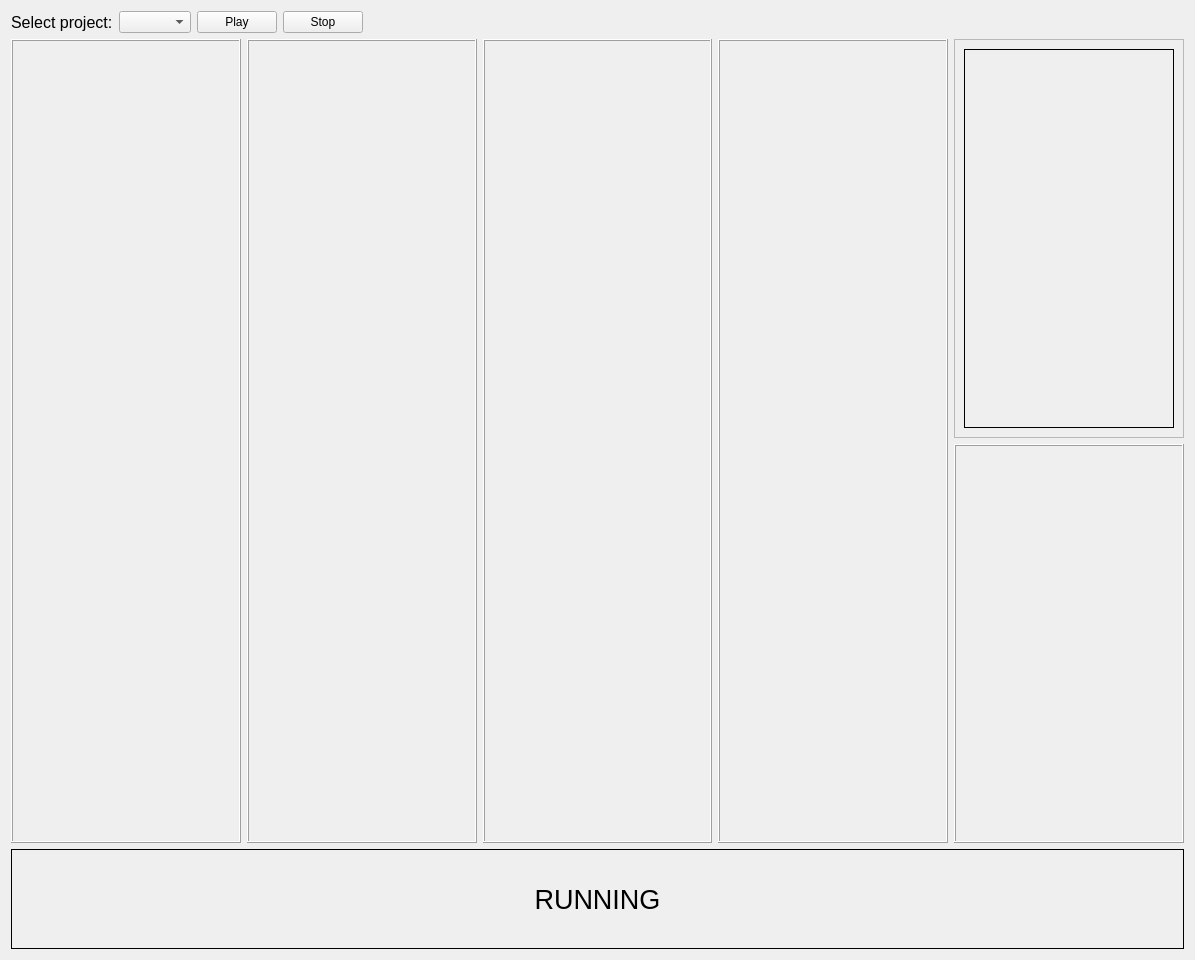
<?xml version="1.0" encoding="UTF-8"?>
<ui version="4.0">
 <class>Form</class>
 <widget class="QWidget" name="Form">
  <property name="geometry">
   <rect>
    <x>0</x>
    <y>0</y>
    <width>1195</width>
    <height>960</height>
   </rect>
  </property>
  <property name="windowTitle">
   <string>Form</string>
  </property>
  <layout class="QHBoxLayout" name="horizontalLayout_5">
   <item>
    <layout class="QVBoxLayout" name="verticalLayout_3">
     <item>
      <layout class="QVBoxLayout" name="verticalLayout_2">
       <item>
        <layout class="QHBoxLayout" name="horizontalLayout_10">
         <item>
          <layout class="QHBoxLayout" name="horizontalLayout_9">
           <item>
            <widget class="QLabel" name="label_7">
             <property name="minimumSize">
              <size>
               <width>0</width>
               <height>0</height>
              </size>
             </property>
             <property name="maximumSize">
              <size>
               <width>16777215</width>
               <height>16777215</height>
              </size>
             </property>
             <property name="font">
              <font>
               <pointsize>12</pointsize>
              </font>
             </property>
             <property name="text">
              <string>Select project:</string>
             </property>
            </widget>
           </item>
           <item>
            <widget class="QComboBox" name="name_project">
             <property name="minimumSize">
              <size>
               <width>0</width>
               <height>0</height>
              </size>
             </property>
             <property name="maximumSize">
              <size>
               <width>16777215</width>
               <height>16777215</height>
              </size>
             </property>
             <property name="sizeIncrement">
              <size>
               <width>0</width>
               <height>20</height>
              </size>
             </property>
            </widget>
           </item>
          </layout>
         </item>
         <item>
          <widget class="QPushButton" name="btn_play">
           <property name="text">
            <string>Play</string>
           </property>
          </widget>
         </item>
         <item>
          <widget class="QPushButton" name="btn_stop">
           <property name="text">
            <string>Stop</string>
           </property>
          </widget>
         </item>
         <item>
          <spacer name="horizontalSpacer">
           <property name="orientation">
            <enum>Qt::Horizontal</enum>
           </property>
           <property name="sizeType">
            <enum>QSizePolicy::Expanding</enum>
           </property>
           <property name="sizeHint" stdset="0">
            <size>
             <width>10</width>
             <height>20</height>
            </size>
           </property>
          </spacer>
         </item>
        </layout>
       </item>
       <item>
        <layout class="QHBoxLayout" name="horizontalLayout">
         <item>
          <widget class="QFrame" name="frame_1">
           <property name="frameShape">
            <enum>QFrame::Box</enum>
           </property>
           <property name="frameShadow">
            <enum>QFrame::Raised</enum>
           </property>
           <layout class="QHBoxLayout" name="horizontalLayout_2">
            <item>
             <widget class="QLabel" name="cam_1">
              <property name="text">
               <string/>
              </property>
              <property name="alignment">
               <set>Qt::AlignCenter</set>
              </property>
             </widget>
            </item>
           </layout>
          </widget>
         </item>
         <item>
          <widget class="QFrame" name="frame_2">
           <property name="frameShape">
            <enum>QFrame::Box</enum>
           </property>
           <property name="frameShadow">
            <enum>QFrame::Raised</enum>
           </property>
           <layout class="QHBoxLayout" name="horizontalLayout_3">
            <item>
             <widget class="QLabel" name="cam_2">
              <property name="text">
               <string/>
              </property>
              <property name="alignment">
               <set>Qt::AlignCenter</set>
              </property>
             </widget>
            </item>
           </layout>
          </widget>
         </item>
         <item>
          <widget class="QFrame" name="frame_3">
           <property name="frameShape">
            <enum>QFrame::Box</enum>
           </property>
           <property name="frameShadow">
            <enum>QFrame::Raised</enum>
           </property>
           <layout class="QHBoxLayout" name="horizontalLayout_4">
            <item>
             <widget class="QLabel" name="cam_3">
              <property name="text">
               <string/>
              </property>
              <property name="alignment">
               <set>Qt::AlignCenter</set>
              </property>
             </widget>
            </item>
           </layout>
          </widget>
         </item>
         <item>
          <widget class="QFrame" name="frame_4">
           <property name="frameShape">
            <enum>QFrame::Box</enum>
           </property>
           <property name="frameShadow">
            <enum>QFrame::Raised</enum>
           </property>
           <layout class="QHBoxLayout" name="horizontalLayout_6">
            <item>
             <widget class="QLabel" name="cam_4">
              <property name="text">
               <string/>
              </property>
              <property name="alignment">
               <set>Qt::AlignCenter</set>
              </property>
             </widget>
            </item>
           </layout>
          </widget>
         </item>
         <item>
          <layout class="QVBoxLayout" name="verticalLayout">
           <item>
            <widget class="QFrame" name="frame_6">
             <property name="frameShape">
              <enum>QFrame::StyledPanel</enum>
             </property>
             <property name="frameShadow">
              <enum>QFrame::Raised</enum>
             </property>
             <layout class="QHBoxLayout" name="horizontalLayout_8">
              <item>
               <widget class="QLabel" name="text_result">
                <property name="font">
                 <font>
                  <pointsize>150</pointsize>
                 </font>
                </property>
                <property name="frameShape">
                 <enum>QFrame::Box</enum>
                </property>
                <property name="text">
                 <string/>
                </property>
                <property name="alignment">
                 <set>Qt::AlignCenter</set>
                </property>
               </widget>
              </item>
             </layout>
            </widget>
           </item>
           <item>
            <widget class="QFrame" name="frame_5">
             <property name="frameShape">
              <enum>QFrame::Box</enum>
             </property>
             <property name="frameShadow">
              <enum>QFrame::Raised</enum>
             </property>
             <layout class="QHBoxLayout" name="horizontalLayout_7">
              <item>
               <widget class="QLabel" name="cam_5">
                <property name="text">
                 <string/>
                </property>
                <property name="alignment">
                 <set>Qt::AlignCenter</set>
                </property>
               </widget>
              </item>
             </layout>
            </widget>
           </item>
          </layout>
         </item>
        </layout>
       </item>
      </layout>
     </item>
     <item>
      <widget class="QLabel" name="label">
       <property name="minimumSize">
        <size>
         <width>0</width>
         <height>0</height>
        </size>
       </property>
       <property name="maximumSize">
        <size>
         <width>16777215</width>
         <height>100</height>
        </size>
       </property>
       <property name="font">
        <font>
         <pointsize>20</pointsize>
        </font>
       </property>
       <property name="frameShape">
        <enum>QFrame::Box</enum>
       </property>
       <property name="text">
        <string>RUNNING</string>
       </property>
       <property name="alignment">
        <set>Qt::AlignCenter</set>
       </property>
      </widget>
     </item>
    </layout>
   </item>
  </layout>
 </widget>
 <resources/>
 <connections/>
</ui>
